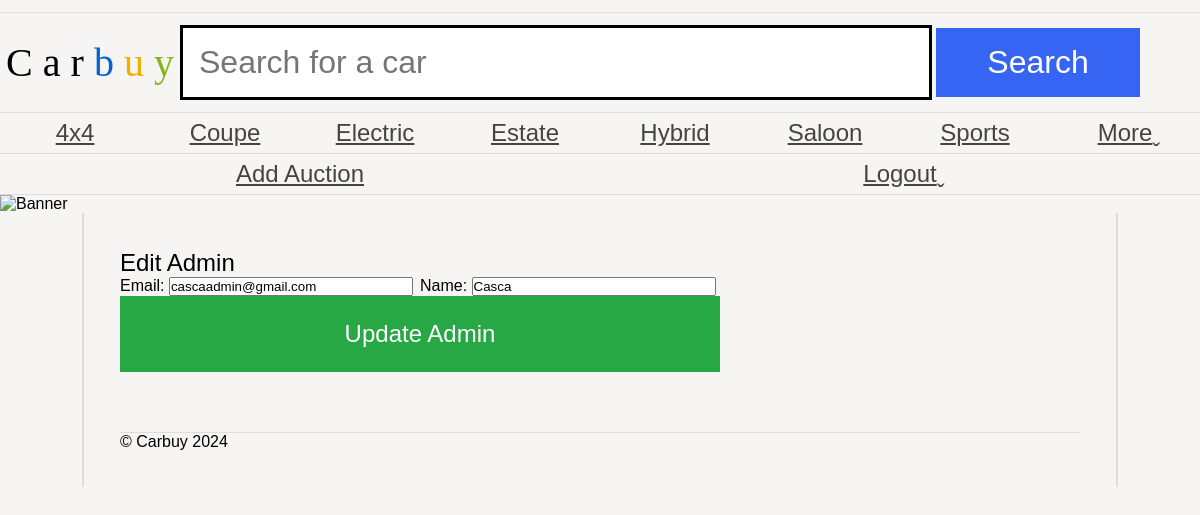
Page /editAdmin.php?id=6 (signed in) on the committed database.
### tables this page shows
CREATE TABLE `categories` (
  `id` int(11) NOT NULL,
  `name` varchar(100) NOT NULL,
  `parent_id` int(11) DEFAULT NULL,
  `sort_order` int(11) NOT NULL DEFAULT 0,
  `date_added` datetime NOT NULL DEFAULT current_timestamp()
);

CREATE TABLE `users` (
  `id` int(11) NOT NULL,
  `email` varchar(255) NOT NULL,
  `password` varchar(255) NOT NULL,
  `name` varchar(100) NOT NULL,
  `isAdmin` tinyint(1) NOT NULL DEFAULT 0
);

### editAdmin.php (the view, shortened to what this page needs)
<?php
require 'connectionpage.php';
if (isset($_GET['id'])) {
    $id = (int)$_GET['id'];
    $stmt = $dbConnection->prepare('SELECT * FROM users WHERE id = ? AND isAdmin = 1');
    $stmt->execute([$id]);
    $admin = $stmt->fetch(PDO::FETCH_ASSOC);
} else {
    die("Invalid request.");
}
include 'header.php';
?>
<h2>Edit Admin</h2>
<form method="POST">
    <label>Email: <input type="email" name="email" value="<?= htmlspecialchars($admin['email']) ?>" required></label><br>
    <label>Name: <input type="text" name="name" value="<?= htmlspecialchars($admin['name']) ?>" required></label><br>
    <input type="submit" value="Update Admin">
</form>
<?php include 'footer.php'; ?>

### header.php (shortened to what this page needs)
<?php
$categoriesStmt = $dbConnection->prepare('SELECT * FROM categories ORDER BY name');
$categoriesStmt->execute();
$categories = $categoriesStmt->fetchAll(PDO::FETCH_ASSOC);
?>
<!DOCTYPE html>
<html lang="en">
<head>
    <link rel="stylesheet" href="carbuy.css" />
</head>
<body>
    <header>
        <h1>
            <span class="C">C</span>
            <span class="a">a</span>
            <span class="r">r</span>
            <span class="b">b</span>
            <span class="u">u</span>
            <span class="y">y</span>
        </h1>
        <?php if (basename($_SERVER['PHP_SELF']) != 'login.php'): ?>
            <form action="search.php" method="GET" aria-label="Search for a car">
                <input type="text" name="search" placeholder="Search for a car" required aria-label="Search term" />
                <input type="submit" name="submit" value="Search" />
            </form>
        <?php endif; ?>
    </header>
    <?php if (basename($_SERVER['PHP_SELF']) != 'login.php'): ?>
        <nav>
            <ul>
                <?php foreach ($categories as $category): ?>
                    <li><a class="categoryLink" href="category.php?id=<?= htmlspecialchars($category['id']) ?>"><?= htmlspecialchars($category['name']) ?></a></li>
                <?php endforeach; ?>
                <li><a class="categoryLink" href="#">More</a></li>
            </ul>
        </nav>
        <nav>
            <ul>
                <?php if (isset($_SESSION['user'])): ?>
                    <li><a href="addAuction.php">Add Auction</a></li>
                    <li><a href="logout.php">Logout</a></li>
                <?php else: ?>
                    <li><a href="login.php">Login</a></li>
                <?php endif; ?>
            </ul>
        </nav>
    <?php endif; ?>
    <img src="banners/1.jpg" alt="Banner" />
    <main>

### carbuy.css (style rules this page uses)
* { margin: 0; padding: 0; }
body { font-family: 'Oxygen-Regular', sans-serif; background-color: #f6f5f4; max-width: 100vw; overflow-x: hidden; }
h1, h2, h3, h4 { font-weight: normal; }
a, a:visited { color: #444; }
header { margin-top: 1vw; font-family: 'Univers-Light-Normal'; display: grid; grid-template-columns: 15% 85%; align-items: center; padding-top: 1vw; padding-bottom: 1vw; border-top: 1px solid #ddd; border-bottom: 1px solid #ddd; }
header h1 { text-align: center; font-size: 2.5em; }
form { display: block; }
header form input[type=text] { border: 3px solid black; font-size: 2em; padding: 0.5em; width: 70%; }
body > img { width: 100vw; }
header form input[type=submit] { background-color: #3665f3; color: white; width: 20%; font-size: 2em; padding: 0.5em; cursor: pointer; border: 0; }
header .b { color: #0063d1; }
header .u { color: #f4ae01; }
header .y { color: #85b716; }
body > nav { border-bottom: 1px solid #ddd; }
body > nav ul li:last-child a:after { content: 'ˬ'; position: absolute; }
body > nav ul { display: flex; width: 100vw; list-style-type: none; }
body > nav ul li { flex: 1; }
body > nav ul li a { display: block; text-align: center; padding-top: 0.5vw; padding-bottom: 0.5vw; font-size: 1.5em; }
main { padding: 3vw; display: block; overflow: hidden; width: 80vw; margin: auto; border-left: 2px solid #ddd; border-right: 2px solid #ddd; }
main form { display: flex; flex-wrap: wrap; width: 50vw; }
main form label, main form input { flex-grow: 1; width: 20vw; }
main form input[type=submit] { background-color: #28a745; color: white; border: none; padding: 1em; cursor: pointer; font-size: 1.5em; }

### rows in the picture
categories: name "4x4"
categories: name "Coupe"
categories: name "Electric"
categories: name "Estate"
categories: name "Hybrid"
categories: name "Saloon"
categories: name "Sports"
users: email "cascaadmin@gmail.com", name "Casca"
